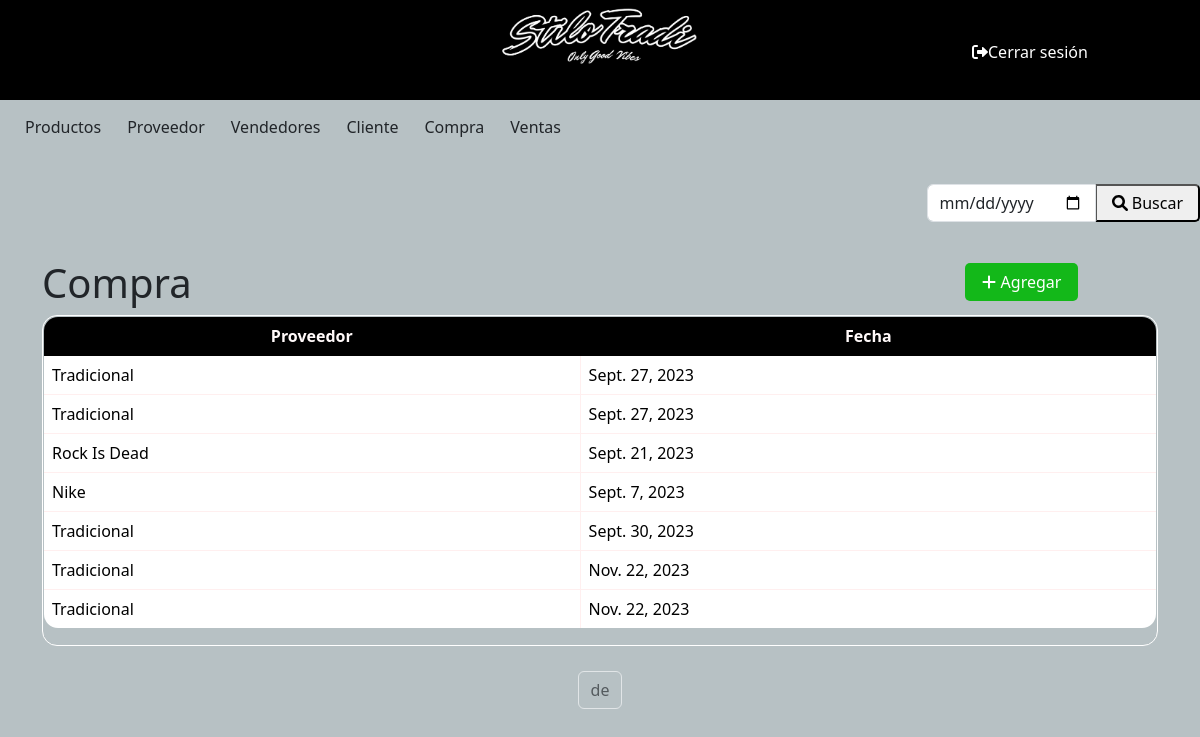
The app's page /compra/ with its own data.
### miAplicacion/models.py (models this page shows)
class Compra(models.Model):
    Proveedor = models.ForeignKey(Proveedor, on_delete=models.CASCADE)
    Fecha = models.DateField ()

class Proveedor(models.Model):
    Nombre = models.CharField (max_length=50)
    Telefono = models.IntegerField ()
    Localidad = models.CharField (max_length=50)
    Email = models.CharField (max_length=50)
    def __str__(self) -> str:
        return self.Nombre

### miAplicacion/views.py (the view)
# urls.py: path('compra/', views.tabla_compra, name='compra'),
def tabla_compra(request):
    compra = Compra.objects.all()
    context = {'compra': compra}
    return render(request, 'compra.html', context)

### miProyecto/templates/compra.html (shortened to what this page needs)
{% include 'base.html' %}
{% block content %}
{% load bootstrap5 %}
{% load static %}
<!DOCTYPE html>
<div class="d-flex justify-content-end align-items-end mb-3">
    <form method="GET" action="{% url 'comprasLista' %}">
        <div class="input-group">
            <input type="date" class="form-control inputApagado" name="q" value="{{ query }}" >
            <button class="btn-buscar btn-primary  type="submit> <i class="fas fa-search"></i> Buscar</button>
        </div>
    </form>
</div>
<head>
    {% bootstrap_css %}
</head>
<body>
    <div class="container">
        <div class="d-flex" >
            <a class="btn-agregar"   href="/compra/CompraNuevo/"> <i class="fas fa-plus"></i> Agregar</a></td>
        </div>
        <h1>Compra</h1>
        <div class=" table-responsive">
            <table class="table rounded-table table-bordered">
                <thead>
                    <tr>
                        <tr>
                            <th>Proveedor</th>
                            <th>Fecha</th>
                        </tr>
                    </tr>
                </thead>
                <tbody>
                    {% for compra in compra %}
            <tr style ="cursor: pointer;" onclick="window.location.href='/compra/CompraModif/{{ compra.id }}'">
                <td>{{ compra.Proveedor}}</td>
                <td>{{ compra.Fecha}}</td>
            </tr>
                    {% endfor %}
                </tbody>
            </table>
        </div>
    </div>
    <div class="pagination justify-content-center mt-3">
        <span class="current-page btn btn-outline-light disabled text-dark mb-3">
            {{ page_obj.number }} de {{ page_obj.paginator.num_pages }}
        </span>
    </div>
</body>
</html>
{% endblock %}

### miProyecto/static/estilos.css (style rules this page uses)
.form-control { width: 100%; margin: 5px 0; padding: 10px; border: 1px solid #ccc; border-radius: 5px; }
input, select, textarea { width: 100%; margin: 5px 0; padding: 10px; border: 1px solid #ccc; border-radius: 5px; }
.btn-agregar { background-color: #13b819; border: none; color: white; padding: 7px 17px; text-align: center; text-decoration: none; display: inline-block; font-size: 16px; margin: 4px 80px; cursor: pointer; border-radius: 5px; margin-left: 81%; position: absolute; }
.btn-buscar { border-radius: 5px; padding: 5px 15px; height: 38px; margin-top: 5px; }
.table-responsive { overflow: hidden; border-collapse: separate; border: 1px solid #ffffff; border-radius: 15px; }
.rounded-table { border-radius: 15px; overflow: hidden; }
.table thead th { border: 1px solid #000000; padding: 8px; text-align: center; background-color: #000000; color: #fff9f9; vertical-align: bottom; }
.table tbody td { border: 1px solid #ffefef; padding: 8px; }
.table { width: 100%; border-collapse: collapse; border: 1px solid #dee2e6; border-radius: 15px; }
.container { position: relative; margin-bottom: 25px; }

### miProyecto/templates/base.html (style rules this page uses)
body { background-color: rgb(183, 193, 196); }

### miProyecto/templates/compra.html (style rules this page uses)
body { background-color: rgb(183, 193, 196); }

### records on screen
Compra: Proveedor "Tradicional", Fecha "Sept. 27, 2023"
Compra: Proveedor "Tradicional", Fecha "Sept. 27, 2023"
Compra: Proveedor "Rock Is Dead", Fecha "Sept. 21, 2023"
Compra: Proveedor "Nike", Fecha "Sept. 7, 2023"
Compra: Proveedor "Tradicional", Fecha "Sept. 30, 2023"
Compra: Proveedor "Tradicional", Fecha "Nov. 22, 2023"
Compra: Proveedor "Tradicional", Fecha "Nov. 22, 2023"
